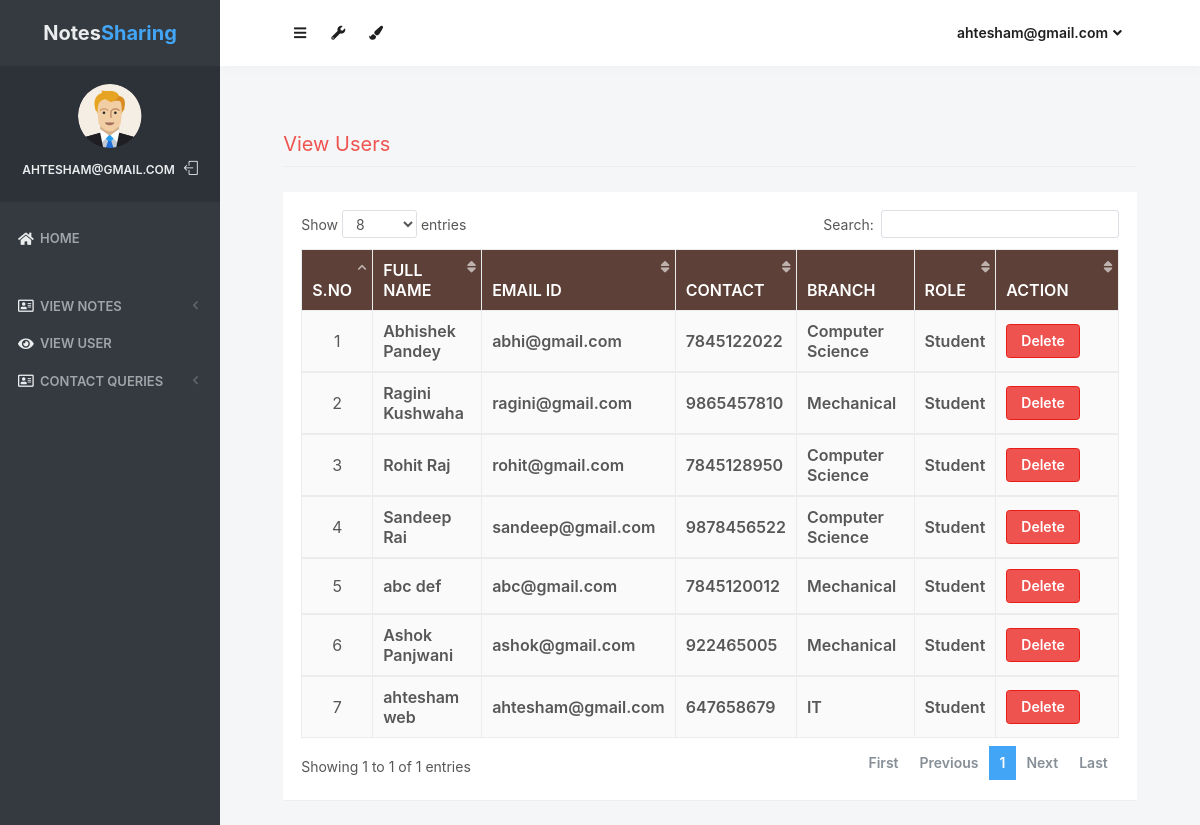
Page /view_users (signed in) on the committed database.
### notes/models.py (models this page shows, shortened)
class Signup(models.Model):
    user = models.ForeignKey(User,on_delete=models.CASCADE)
    contact = models.CharField(max_length=10)
    branch = models.CharField(max_length=30)
    role = models.CharField(max_length=15)

### notes/views.py (the view)
# urls.py: path('view_users', view_users, name='view_users'),
def view_users(request):
    if not request.user.is_authenticated:
        return redirect('login_admin')
    users = Signup.objects.all()
    d = {'users':users}
    return render(request,'view_users.html',d)

### notes/templates/view_users.html (shortened to what this page needs)
{% load static %}
<html lang="en" class="no-focus">
    <head>
        <link rel="stylesheet" href="{% static 'js/plugins/datatables/dataTables.bootstrap4.min.css' %}">
        <link rel="stylesheet" id="css-main" href="{% static 'css1/codebase.min.css' %}">
    </head>
    <body>
        <div id="page-container" class="sidebar-o sidebar-inverse side-scroll page-header-fixed main-content-narrow">
         {% include "sidebar.html" %}
            {% include "admin_nav.html" %}
            <main id="main-container">
                <div class="content">
                    <h2 class="content-heading text-danger">View Users</h2>
                    <div class="block">
                        <div class="block-content block-content-full">
                            <table class="table table-bordered table-striped table-vcenter js-dataTable-full-pagination" style="width:100%">
                                <thead class="text-white" style="background-color : #5d4037;">
                                    <tr>
                                        <th class="text-center">S.No</th>
                                        <th class="d-none d-sm-table-cell">Full Name</th>
                                        <th class="d-none d-sm-table-cell">Email ID</th>
                                        <th class="d-none d-sm-table-cell">Contact</th>
                                        <th class="d-none d-sm-table-cell">Branch</th>
                                        <th class="d-none d-sm-table-cell">Role</th>
                                        <th class="d-none d-sm-table-cell" style="width: 15%;">Action</th>
                                    </tr>
                                </thead>
                                {% for i in users %}
                                <tbody>
                                    <tr>
                                        <td class="text-center">{{forloop.counter}}</td>
                                        <td class="font-w600">{{i.user.first_name}} {{i.user.last_name}}</td>
					                    <td class="font-w600">{{i.user.username}}</td>
					                    <td class="font-w600">{{i.contact}}</td>
					                    <td class="font-w600">{{i.branch}}</td>
					                    <td class="font-w600">{{i.role}}</td>
					                    <td class="font-w600"><a href="{% url 'delete_users' i.user.id %}" class="btn btn-danger" onclick="return confirm('Are your sure to Delete ?')">Delete</a></td>
					                </tr>
                                        {% endfor %}
                                </tbody>
                            </table>
                        </div>
                    </div>
                </div>
            </main>
        </div>
 <link rel="stylesheet" href="https://use.fontawesome.com/releases/v5.6.3/css/all.css">
    </body>
</html>

### notes/templates/sidebar.html (shortened to what this page needs)
{% load static %}
   <nav id="sidebar">
                <div id="sidebar-scroll">
                    <div class="sidebar-content">
                        <div class="content-header content-header-fullrow px-15">
                            <div class="content-header-section text-center align-parent sidebar-mini-hidden">
                                <div class="content-header-item">
                                    <a class="link-effect font-w700" href="{% url 'admin_home' %}">
                                           <span class="font-size-xl text-dual-primary-dark">Notes</span><span class="font-size-xl text-primary">Sharing</span>
                                    </a>
                                </div>
                            </div>
                        </div>
                        <div class="content-side content-side-full content-side-user px-10 align-parent">
                            <div class="sidebar-mini-hidden-b text-center">
                                <a class="img-link" href="be_pages_generic_profile.html">
                                    <img class="img-avatar" src="{% static 'img/avatars/user1.png' %}" alt="">
                                </a>
                                <ul class="list-inline mt-10">
                                    <li class="list-inline-item">
                                        <a class="link-effect text-dual-primary-dark font-size-xs font-w600 text-uppercase" href="{% url 'admin_home' %}">{{ request.user.username }}</a>
                                    </li>
                                    <li class="list-inline-item">
                                        <a class="link-effect text-dual-primary-dark" href="{% url 'logout' %}">
                                            <i class="si si-logout"></i>
                                        </a>
                                    </li>
                                </ul>
                            </div>
                        </div>
                        <div class="content-side content-side-full">
                            <ul class="nav-main">
                                <li class="open">
                                    <a href="{% url 'admin_home' %}"><i class="fas fa-home"></i><span class="sidebar-mini-hide">Home</span></a>
                                </li>
                                <li class="nav-main-heading"><span class="sidebar-mini-visible">UI</span></li>
                                <li>
                                    <a class="nav-submenu" data-toggle="nav-submenu"><i class="far fa-address-card"></i>View Notes</a>
                                </li>
                                <li>
                                    <a  href="{% url 'view_users' %}"><i class="fas fa-eye"></i><span class="sidebar-mini-hide">View User</span></a>
                                </li>
                                <li>
                                    <a class="nav-submenu" data-toggle="nav-submenu"><i class="far fa-address-card"></i>Contact Queries</a>
                                </li>
                           </ul>
                        </div>
                    </div>
                </div>
            </nav>

### notes/templates/admin_nav.html (shortened to what this page needs)
{% load static %}
            <header id="page-header">
                <div class="content-header">
                    <div class="content-header-section">
                        <button type="button" class="btn btn-circle btn-dual-secondary" data-toggle="layout" data-action="sidebar_toggle">
                            <i class="fa fa-navicon"></i>
                        </button>
                        <div class="btn-group" role="group">
                            <button type="button" class="btn btn-circle btn-dual-secondary" id="page-header-options-dropdown" data-toggle="dropdown" aria-haspopup="true" aria-expanded="false">
                                <i class="fa fa-wrench"></i>
                            </button>
                        </div>
                        <div class="btn-group" role="group">
                            <button type="button" class="btn btn-circle btn-dual-secondary" id="page-header-themes-dropdown" data-toggle="dropdown" aria-haspopup="true" aria-expanded="false">
                                <i class="fa fa-paint-brush"></i>
                            </button>
                        </div>
                    </div>
                    <div class="content-header-section">
                        <div class="btn-group" role="group">
                            <button type="button" class="btn btn-rounded btn-dual-secondary" id="page-header-user-dropdown" data-toggle="dropdown" aria-haspopup="true" aria-expanded="false">
                                {{ request.user.username}}<i class="fa fa-angle-down ml-5"></i>
                            </button>
                        </div>
                    </div>
                </div>
            </header>

### rows in the picture
Signup: user.first_name "Abhishek", user.last_name "Pandey", user.username "abhi@gmail.com", contact "7845122022", branch "Computer Science", role "Student"
Signup: user.first_name "Ragini", user.last_name "Kushwaha", user.username "ragini@gmail.com", contact "9865457810", branch "Mechanical", role "Student"
Signup: user.first_name "Rohit", user.last_name "Raj", user.username "rohit@gmail.com", contact "7845128950", branch "Computer Science", role "Student"
Signup: user.first_name "Sandeep", user.last_name "Rai", user.username "sandeep@gmail.com", contact "9878456522", branch "Computer Science", role "Student"
Signup: user.first_name "abc", user.last_name "def", user.username "abc@gmail.com", contact "7845120012", branch "Mechanical", role "Student"
Signup: user.first_name "Ashok", user.last_name "Panjwani", user.username "ashok@gmail.com", contact "922465005", branch "Mechanical", role "Student"
Signup: user.first_name "ahtesham", user.last_name "web", user.username "ahtesham@gmail.com", contact "647658679", branch "IT", role "Student"

### other values in the picture
{{ request.user.username }} "AHTESHAM@GMAIL.COM"
{{ request.user.username }} "ahtesham@gmail.com"
